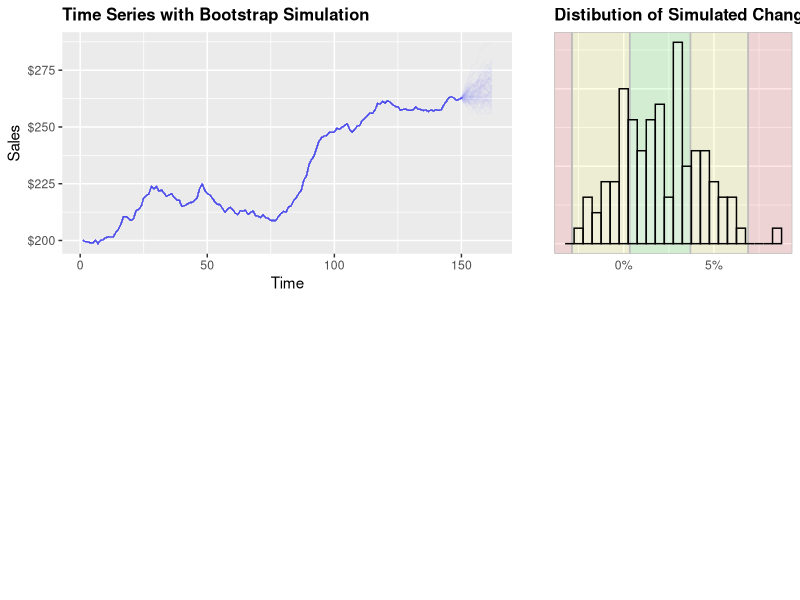
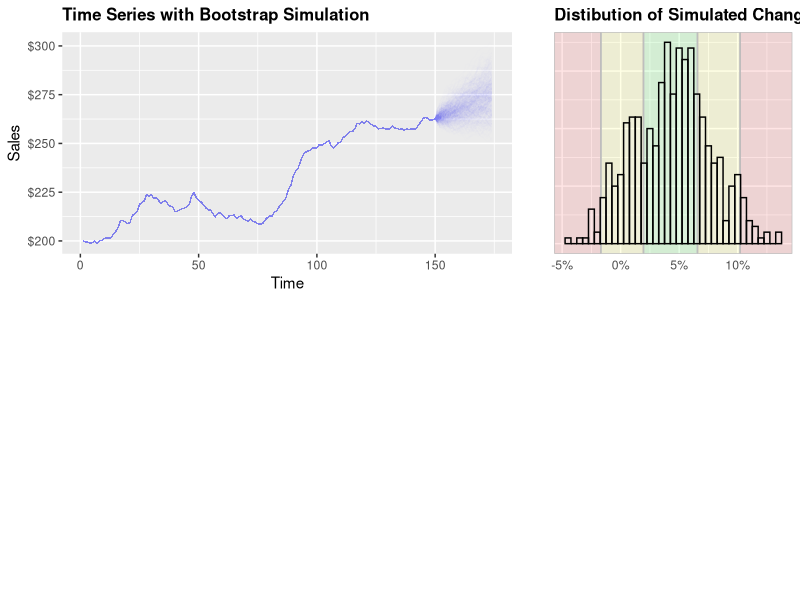
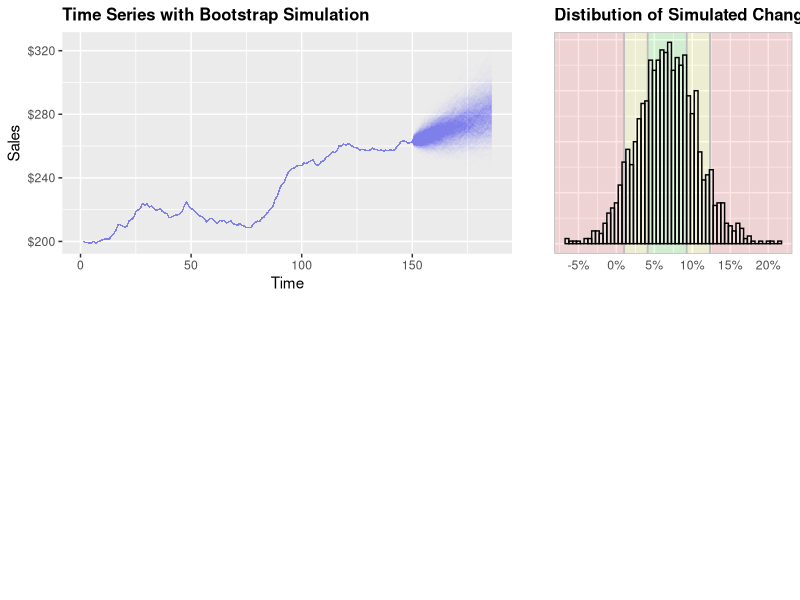

R code for these plots, in order:
## ---- chunk 1
library(ggplot2)
library(reshape2)
library(scales)
library(grid)
library(gridExtra)

data("BJsales")
## ---- chunk 2
boot.plot = function(dt, trials, months.back = 24, months.forward = 12, alph = .1) {

  ## calculate the change history
  lookup = 1 + (diff(dt) / dt)

  ## run run simulation by picking random percent changes from history
  ## repeat for the number of trials
  sims = data.frame()
  for (i in 1:trials) {

    sims =
      rbind(sims,
            matrix(
              sample(lookup, size = months.forward , replace = TRUE),
              nrow = 1)
      )
  }

  time = seq(151, 151 + months.forward - 1, by = 1)

  colnames(sims) = time

  sims[is.na(sims)] = 1

  last.price = dt[length(dt)]

  # calculate the price change from the last known price
  p.chg = data.frame(sims[, 1] * last.price)

  for (i in 2:months.forward) {p.chg = cbind(p.chg, p.chg[, i - 1] * sims[, i])}
  colnames(p.chg) = time

  # calculate the cumulative percent change
  cuml.new = sims[,] - 1
  cuml = data.frame(cuml.new[, 1])

  for (i in 2:months.forward) {cuml = cbind(cuml, cuml[, i - 1] + cuml.new[, i])}
  colnames(cuml) = time

  cuml.chg = data.frame("Price Change" = cuml[, length(cuml)])

  cuml$trial = 1:nrow(cuml)
  cuml = melt(cuml, id.vars = "trial")

  dt = data.frame(time = 1:length(dt), dt = dt)

  ## create graphics
  plot.price = dcast(dt, . ~ time)
  plot.price2 = cbind(plot.price, p.chg)
  plot.price2$trial = 1:nrow(plot.price2)
  plot.price2 = plot.price2[,-1]
  plot.price2 = melt(plot.price2, id.vars = c("trial"))


  cuml = data.frame("cuml.1qrt" = quantile(cuml.chg$Price.Change)[2],
                    "cuml.3qrt" = quantile(cuml.chg$Price.Change)[4],
                    "iqr.15" = quantile(cuml.chg$Price.Change)[4] -
                      quantile(cuml.chg$Price.Change)[2] * 1.5,
                    "med" = quantile(cuml.chg$Price.Change)[3])


  x1 = ggplot(cuml.chg) +
    geom_rect(aes(xmin = cuml.1qrt, xmax = cuml.3qrt, ymin = -Inf, ymax = Inf), data = cuml,
              fill = "green", color = "gray", alpha = .1) +
    geom_rect(aes(xmin = cuml.1qrt - iqr.15, xmax = cuml.1qrt,  ymin = -Inf, ymax = Inf), data = cuml,
              fill = "yellow", color = "gray", alpha = .1) +
    geom_rect(aes(xmin = cuml.3qrt, xmax = cuml.3qrt + iqr.15,  ymin = -Inf, ymax = Inf), data = cuml,
              fill = "yellow", color = "gray", alpha = .1) +
    geom_rect(aes(xmin = cuml.3qrt + iqr.15, xmax = Inf,  ymin = -Inf, ymax = Inf), data = cuml,
              fill = "red", color = "gray", alpha = .1) +
    geom_rect(aes(xmin = -Inf, xmax = cuml.1qrt - iqr.15,  ymin = -Inf, ymax = Inf), data = cuml,
              fill = "red", color = "gray", alpha = .1) +
    geom_bar(aes(x = Price.Change), stat = "bin", binwidth = .005, fill = "white", color = "black",
             alpha = .15) +
    ggtitle("Distibution of Simulated Changes") +
    scale_x_continuous("", labels = percent, breaks = seq(-.5, .5, .05)) +
    scale_y_continuous("") +
    theme(plot.title = element_text(face = "bold", size = 12),
          axis.text.y = element_text(size = 0),
          axis.ticks = element_blank())

  plot.price2$variable = as.numeric(plot.price2$variable)

  x3 = ggplot(plot.price2, aes(x = variable, y = value, group = trial)) +
    geom_line(color = "blue", alpha = alph, se = FALSE) +
    scale_x_continuous("Time") +
    scale_y_continuous("Sales", labels = dollar) +
    theme(plot.title = element_text(face = "bold", size = 12)) +
    ggtitle("Time Series with Bootstrap Simulation")


  return(
    grid.arrange(
      arrangeGrob(x3, x1, nrow = 2, widths = c(.65, .35)))
    )
}
## ---- chunk 3
boot.plot(BJsales, trials = 100, months.back = 12, months.forward = 12, alph = .01)
boot.plot(BJsales, trials = 500, months.back = 24, months.forward = 24, alph = .005)
boot.plot(BJsales, trials = 1500, months.back = 36, months.forward = 36, alph = .005)
